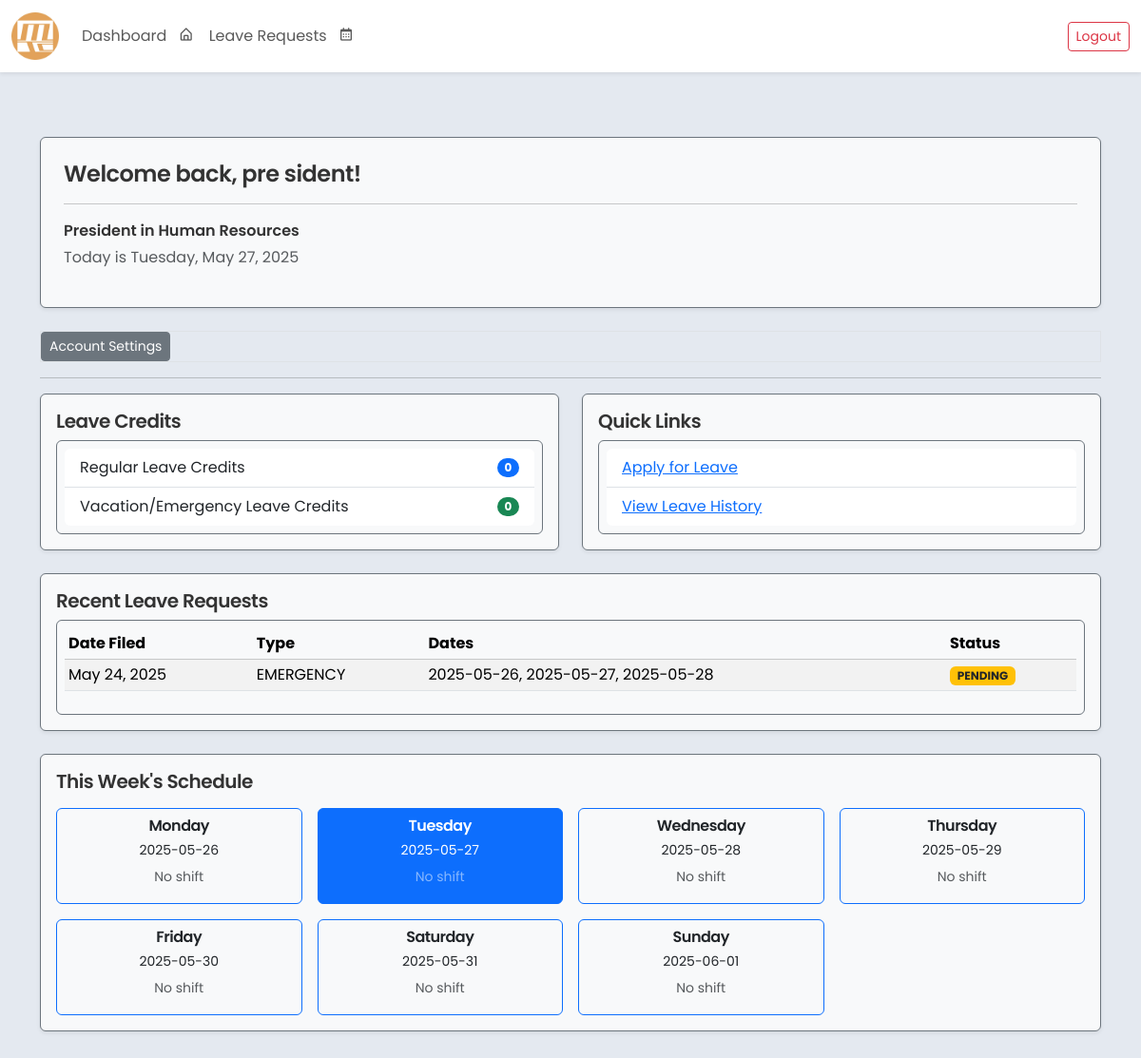
The app's page / (signed in) with its own data.
### core/models.py (models this page shows, shortened)
class Employee(models.Model):
    SEX_CHOICES = [
        ('Male', 'Male'),
        ('Female', 'Female'),
        ('Other', 'Prefer not to Say'),
    ]
    ROLE_CHOICES = [
        ('Regular Employee', 'Regular Employee'),
        ('Department Head', 'Department Head'),
        ('Admin(HR)', 'Admin(HR)'),
        ('Supervisor', 'Supervisor'),
        ('President', 'President')
    ]
    employee_id = models.AutoField(primary_key=True)
    company_id = models.CharField(max_length=20, blank=False, unique=True)
    first_name = models.CharField(max_length=100, blank=False)
    middle_name = models.CharField(max_length=100, blank=True, null=True)
    last_name = models.CharField(max_length=100, blank=False)
    sex = models.CharField(max_length=20, choices=SEX_CHOICES, blank=False)
    role = models.CharField(max_length=20, choices=ROLE_CHOICES, default='Regular Employee', blank=False)
    department = models.ForeignKey(
        Department,
        related_name="employees",
        on_delete=models.SET_NULL,
        null=True,
        blank=True
    )
    contact_number = models.CharField(max_length=15, blank=False)
    date_employed = models.DateField()
    leave_credits = models.IntegerField(default=0, blank=False)
    leave_credits2 = models.IntegerField(default=0, blank=False)
    user_account = models.OneToOneField(User, on_delete=models.SET_NULL, null=True, blank=True, related_name='employee')
    class Meta:
        ordering = ['last_name', 'first_name']
        verbose_name = 'Employee'
        verbose_name_plural = 'Employees'
        db_table = 'employee_table'
        constraints = [
            models.CheckConstraint(
                check=models.Q(leave_credits__gte=0),
                name='positive_leave_credits',
            ),
        ]

class Department(models.Model):
    name = models.CharField(max_length=255, unique=True)
    leave_respondents = models.ManyToManyField(
        'Employee',
        related_name='leave_departments',
        blank=True,
        limit_choices_to={'department__isnull': False}
    )
    shift_respondents = models.ManyToManyField(
        'Employee',
        related_name='shift_departments',
        blank=True,
        limit_choices_to={'department__isnull': False}
    )

class LeaveRequest(models.Model):
    class LeaveType(models.TextChoices):
        SICK = 'SICK', 'Sick Leave'
        MATERNITY = 'MATERNITY', 'Maternity Leave'
        PATERNITY = 'PATERNITY', 'Paternity Leave'
        VACATION = 'VACATION', 'Vacation Leave'
        EMERGENCY = 'EMERGENCY', 'Emergency Leave'
    class ApprovalStatus(models.TextChoices):
        PENDING = 'PENDING', 'PENDING'
        APPROVED = 'APPROVED', 'APPROVED'
        REJECTED = 'REJECTED', 'REJECTED'
    employee = models.ForeignKey('Employee', on_delete=models.CASCADE, related_name='leave_requests')
    leave_number = models.PositiveIntegerField(unique=True, editable=False)
    leave_dates = JSONField(default=list, blank=True, null=True)
    reason_for_leave = models.TextField()
    leave_type = models.CharField(max_length=20, choices=LeaveType.choices)
    remarks = models.TextField(blank=True, null=True)
    leave_credit_deduction = models.PositiveIntegerField(default=0)
    deduction_applied = models.BooleanField(default=False)
    department_approval = models.CharField(max_length=10, choices=ApprovalStatus.choices, default=ApprovalStatus.PENDING)
    hr_approval = models.CharField(max_length=10, choices=ApprovalStatus.choices, default=ApprovalStatus.PENDING)
    president_approval = models.CharField(max_length=10, choices=ApprovalStatus.choices, default=ApprovalStatus.PENDING)
    status = models.CharField(max_length=10, choices=ApprovalStatus.choices, default=ApprovalStatus.PENDING)
    created_at = models.DateTimeField(auto_now_add=True)

### core/views.py (the view)
# urls.py: path('', views.dashboard, name='dashboard'),
def dashboard(request):
    if request.user.is_authenticated:
        try:
            employee = request.user.employee
            print("First Name:", employee.first_name)
            print("Last Name:", employee.last_name)
            print("Company ID:", employee.company_id)
            leave_depts = employee.leave_departments.all()
            shift_depts = employee.shift_departments.all()
            print("Leave Respondent for Departments:")
            for dept in leave_depts:
                print(f"- {dept.name}")
            print("Shift Respondent for Departments:")
            for dept in shift_depts:
                print(f"- {dept.name}")
        except Employee.DoesNotExist:
            employee = None
            print("No linked employee record.")
    else:
        employee = None
    today = timezone.now().date()
    start_of_week = today - timedelta(days=today.weekday())  # Monday
    end_of_week = start_of_week + timedelta(days=6)
    week_days = []
    if employee:
        shifts_this_week = Shift.objects.filter(
            employee=employee,
            shift_date__range=[start_of_week, end_of_week]
        ).values('shift_date', 'shift_start', 'shift_end')
        shifts_map = {shift['shift_date']: shift for shift in shifts_this_week}
    else:
        shifts_map = {}
    for i in range(7):
        day = start_of_week + timedelta(days=i)
        shift_info = shifts_map.get(day)
        week_days.append({
            'label': day.strftime('%A'),
            'date': day.strftime('%Y-%m-%d'),
            'is_today': day == today,
            'shift_start': shift_info['shift_start'] if shift_info else None,
            'shift_end': shift_info['shift_end'] if shift_info else None,
        })
    recent_leaves = LeaveRequest.objects.filter(employee=employee).order_by('-created_at')[:5] if employee else []
    departments = Department.objects.prefetch_related('shift_respondents', 'leave_respondents').all()
    context = {
        'departments': departments,
        'employee': employee,
        'recent_leaves': recent_leaves,
        'today': today,
        'week_days': week_days,
    }
    return render(request, 'dashboard.html', context)

### core/templates/dashboard.html
{% extends 'base.html' %}
{% load static %}
{% block content %}
<div class="container py-4">
    <div class="row mb-4 ">
        <div class="col-md-12">
            <div class="p-4 border rounded shadow-sm bg-light border border-1 border-secondary">
                <h4>Welcome back, {{ user.employee.first_name }} {{ user.employee.last_name }}!</h4>
                <hr>
                <p class="mb-1 fw-semibold">{{ user.employee.role }} in {{ user.employee.department.name }}</p>
                <p class="text-muted">Today is {{ today|date:"l, F j, Y" }}</p>
            </div>
        </div>
    </div>
    <div class="mt-3 w-100 border">
        <a href="{% url 'account_settings' %}" class="btn btn-secondary btn-sm">Account Settings</a>
    </div>
    <hr>
    <div class="row mb-4 g-4">
        <div class="col-md-6">
            <div class="p-3 border rounded shadow-sm bg-light border border-1 border-secondary">
                <h5>Leave Credits</h5>
                <ul class="list-group list-group-flush border p-2 rounded border-secondary">
                    <li class="list-group-item d-flex justify-content-between align-items-center">
                        Regular Leave Credits
                        <span class="badge bg-primary rounded-pill">{{ user.employee.leave_credits }}</span>
                    </li>
                    <li class="list-group-item d-flex justify-content-between align-items-center">
                        Vacation/Emergency Leave Credits
                        <span class="badge bg-success rounded-pill">{{ user.employee.leave_credits2 }}</span>
                    </li>
                </ul>
            </div>
        </div>
        <div class="col-md-6">
            <div class="p-3 border rounded shadow-sm bg-light border border-1 border-secondary">
                <h5>Quick Links</h5>
                <ul class="list-group list-group-flush border p-2 rounded border-secondary">
                    <li class="list-group-item"><a href="{% url 'submit_leave_request' %}">Apply for Leave</a></li>
                    <li class="list-group-item"><a href="{% url 'my_leave_requests' %}">View Leave History</a></li>
                </ul>
            </div>
        </div>
    </div>
    <div class="row mb-4">
        <div class="col-md-12">
            <div class="p-3 border rounded shadow-sm bg-light border border-1 border-secondary">
                <h5>Recent Leave Requests</h5>
                {% if recent_leaves %}
                    <div class="table-responsive border p-2 rounded border-secondary">
                        <table class="table table-sm table-striped align-middle">
                            <thead class="table-light">
                                <tr>
                                    <th scope="col">Date Filed</th>
                                    <th scope="col">Type</th>
                                    <th scope="col">Dates</th>
                                    <th scope="col">Status</th>
                                </tr>
                            </thead>
                            <tbody>
                                {% for leave in recent_leaves %}
                                    <tr>
                                        <td>{{ leave.created_at|date:"M d, Y" }}</td>
                                        <td>{{ leave.leave_type }}</td>
                                        <td>{{ leave.leave_dates|join:", " }}</td>
                                        <td>
                                            <span class="badge
                                                {% if leave.status == 'APPROVED' %}bg-success
                                                {% elif leave.status == 'DENIED' %}bg-danger
                                                {% else %}bg-warning text-dark{% endif %}">
                                                {{ leave.status }}
                                            </span>
                                        </td>
                                    </tr>
                                {% endfor %}
                            </tbody>
                        </table>
                    </div>
                {% else %}
                    <p class="text-muted">No leave requests found.</p>
                {% endif %}
            </div>
        </div>
    </div>
    <div class="row mb-4">
        <div class="col-12">
            <div class="p-3 border rounded shadow-sm bg-light border border-1 border-secondary">
                <h5 class="mb-3">This Week's Schedule</h5>
                <div class="row row-cols-2 row-cols-sm-3 row-cols-md-4 row-cols-lg-7 g-3">
                    {% for day in week_days %}
                        <div class="col">
                            <div class="card h-100 {% if day.is_today %}bg-primary text-white{% else %}bg-light{% endif %} border border-primary">
                                <div class="card-body p-2 text-center">
                                    <h6 class="card-title mb-1">{{ day.label }}</h6>
                                    <p class="card-text mb-1"><small>{{ day.date }}</small></p>
                                    {% if day.shift_start and day.shift_end %}
                                        <p class="card-text mb-0"><small>{{ day.shift_start }} - {{ day.shift_end }}</small></p>
                                    {% else %}
                                        <p class="card-text mb-2">
                                            <small class="{% if day.is_today %}text-white-50{% else %}text-muted{% endif %}">No shift</small>
                                        </p>
                                    {% endif %}
                                </div>
                            </div>
                        </div>
                    {% endfor %}
                </div>
            </div>
        </div>
    </div>
</div>
{% endblock %}

### core/templates/base.html (style rules this page uses)
body { font-family: 'Poppins', sans-serif; font-size: 1rem; color: #333; background-color:rgb(228, 233, 240); }
h1, h2, h3, h4, h5, h6 { font-weight: 600; letter-spacing: -0.5px; }

### records on screen
LeaveRequest: created_at "May 24, 2025", leave_type "EMERGENCY", leave_dates "2025-05-26, 2025-05-27, 2025-05-28", status "PENDING"

### other values on screen
{{ user.employee.first_name }} "pre"
{{ user.employee.last_name }} "sident"
{{ user.employee.role }} "President"
{{ user.employee.department.name }} "Human Resources"
{{ user.employee.leave_credits }} "0"
{{ user.employee.leave_credits2 }} "0"
{{ day.label }} "Monday" "Tuesday" "Wednesday" "Thursday" "Friday" "Saturday" "Sunday"
{{ day.date }} "2025-05-26" "2025-05-27" "2025-05-28" "2025-05-29" "2025-05-30" "2025-05-31" "2025-06-01"
